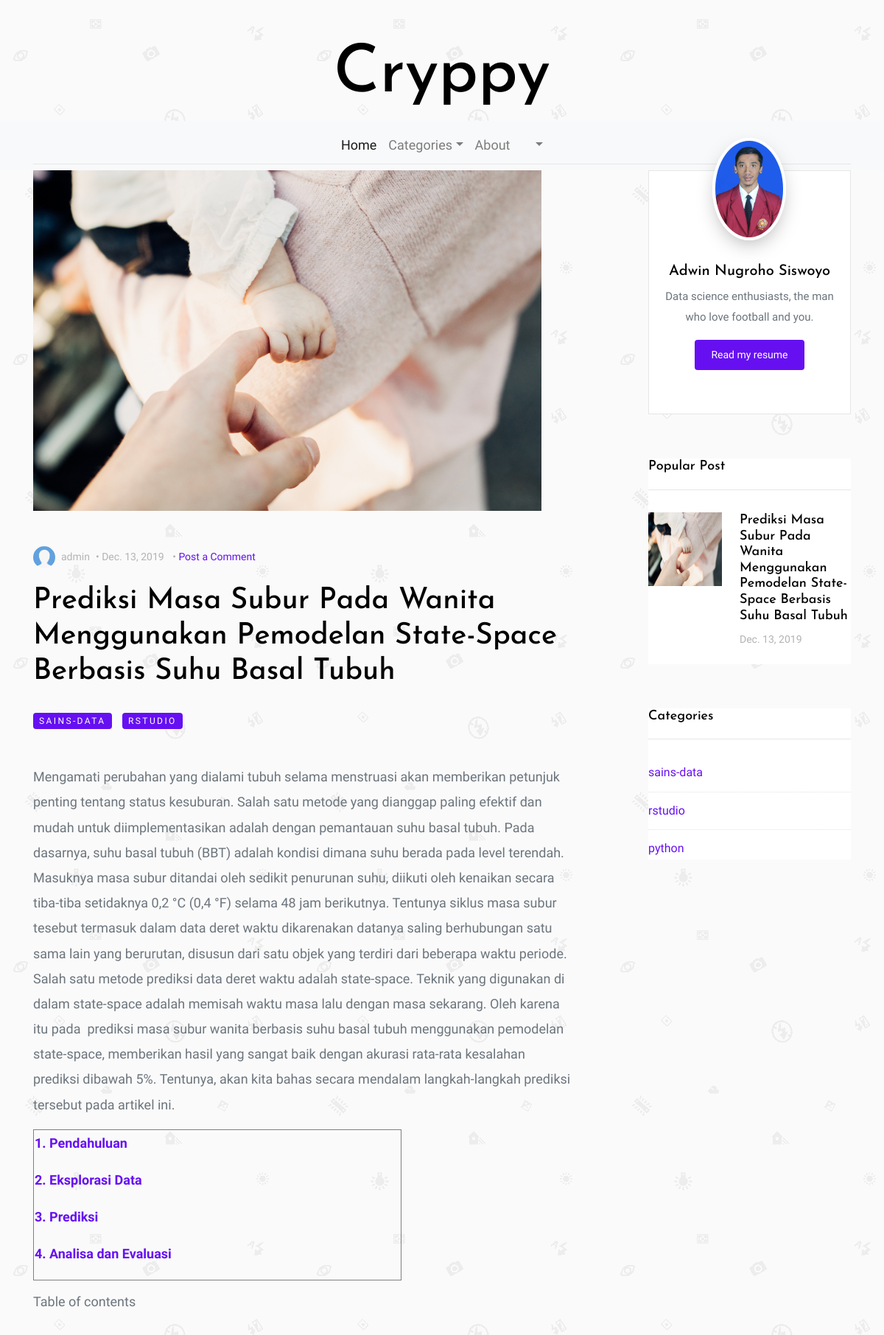
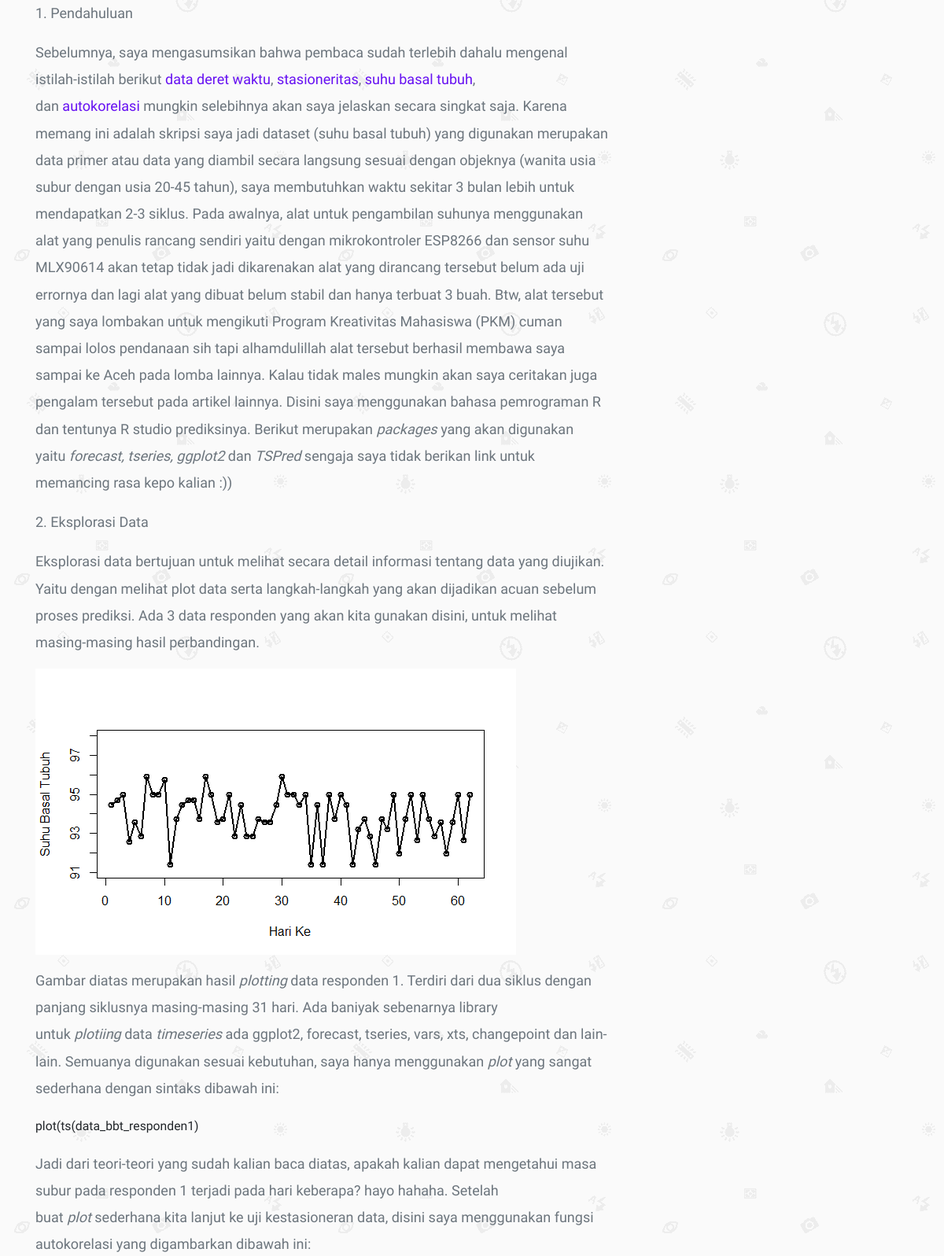
The page /article/detail/prediksi-masa-subur-pada-wanita-menggunakan-pemodelan-state-space-berbasis-suhu-basal-tubuh (upper part) on the database its author committed (2 pictures, top to bottom).
### article/models.py (models this page shows, shortened)
class Article(models.Model):
    title           = models.CharField(max_length=255, unique=True)
    overview        = models.TextField()
    content         = RichTextUploadingField()
    timestamp       = models.DateTimeField(auto_now_add=True)
    comment_count   = models.IntegerField(default=0)
    author          = models.ForeignKey(Author, on_delete=models.CASCADE)
    thumbnail       = models.ImageField(null=True, blank=True)
    categories      = models.ManyToManyField(Category)
    slug            = models.SlugField(blank=True, editable=False)

class Author(models.Model):
    user            = models.OneToOneField(User, on_delete=models.CASCADE)

class Category(models.Model):
    title = models.CharField(max_length=20)
    def __str__(self):
        return "{}".format(self.title)

### article/views.py (the view)
# urls.py: re_path(r'^detail/(?P<slugInput>[\w-]+)', detailView, name='detail'),
def detailView(request, slugInput):
    articles            = Article.objects.all()
    articles_detail     = Article.objects.get(slug=slugInput)
    articles_by_comment = Article.objects.order_by('comment_count')[0:3]
    categories          = Category.objects.all()
    context             = {
        'page_title'            :'Cryppy | '+ articles_detail.title,
        'articles'              :articles,
        'articles_by_comment'   :articles_by_comment,
        'categories'            :categories,
        'articles_detail'       :articles_detail,
    }
    return render(request, 'article/detail.html', context)

### article/templates/article/detail.html (shortened to what this page needs)
{% extends 'base.html' %}
{% load static %}
{% block contents %}
<div class="row blog-entries element-animate">
    <div class="col-md-12 col-lg-8 main-content">
      {% if articles_detail.thumbnail %}
        <img src="{{articles_detail.thumbnail.url}}" alt="Image" class="img-fluid mb-5" style="width:690px;height:462px;">
      {% else %}
        <img src="{% static 'blog/images/no-image.jpeg' %}" alt="Image" class="img-fluid mb-5" style="width:690px;height:462px;">
      {% endif %}
        <div class="post-meta">
          <span class="author mr-2"><img src="{% static 'blog/images/default.png' %}" alt="Colorlib" class="mr-2">{{articles_detail.author.user}}</span>&bullet;
          <span class="mr-2">{{articles_detail.timestamp|date}}</span> &bullet;
          <a href="#disqus_thread"><span class="disqus-comment-count" data-disqus-url="http://localhost:8000/article/detail/{{articles_detail.slug}}">Post a Comment</a></span>
        </div>
        <h1 class="mb-4">{{articles_detail.title}}</h1>
        {% for cat  in articles_detail.categories.all %}
        <a class="category mb-5" href="{% url 'article:category' categoryInput=cat %}">{{cat}}</a>
        {% endfor %}
        <div class="post-content-body">
            {{articles_detail.content|safe}}
        </div>
          </div>
      <div class="col-md-12 col-lg-4 sidebar">
          <div class="sidebar-box">
            <div class="bio text-center">
              <img src="{% static 'blog/images/foto.jpg' %}" alt="Image Placeholder" class="img-fluid">
              <div class="bio-body">
                <h2>Adwin Nugroho Siswoyo</h2>
                <p>Data science enthusiasts, the man who love football and you.</p>
                <p><a href="https://adwinugroho.github.io" class="btn btn-primary btn-sm rounded">Read my resume</a></p>
                <p class="social">
                    <a href="http://www.facebook.com/adwinugroho94/" class="p-2"><span class="fa fa-facebook"></span></a>
                    <a href="http://www.twitter.com/adwinugroho/" class="p-2"><span class="fa fa-twitter"></span></a>
                    <a href="http://www.instagram.com/adwinnsiswoyo" class="p-2"><span class="fa fa-instagram"></span></a>
                    <a href="http://www.github.com/adwinugroho" class="p-2"><span class="fa fa-github"></span></a>
                    <a href="http://www.linkedin.com/in/adwin-nugroho-siswoyo" class="p-2"><span class="fa fa-linkedin"></span></a>
                  </p>
              </div>
            </div>
          </div>
          <div class="sidebar-box">
            <h3 class="heading">Popular Post</h3>
            <div class="post-entry-sidebar">
              <ul>
                  {% block list_recentpost %}
                  {% for obj in articles_by_comment %}
                    <li>
                      <a href="{% url 'article:detail' slugInput=obj.slug %}">
                        {% if obj.thumbnail %}
                          <img src="{{obj.thumbnail.url}}" alt="Image placeholder" class="mr-4" style="width:100px;height:100px;">
                        {% else %}
                          <img src="{% static 'blog/images/no-image.jpeg' %}" alt="Image placeholder" class="mr-4" style="width:100px;height:100px;">
                        {% endif %}
                        <div class="text">
                          <h4>{{obj.title}}</h4>
                        <div class="post-meta">
                          <span class="mr-2">{{obj.timestamp|date}}</span>
                        </div>
                      </div>
                    </a>
                  </li>
                  {% endfor %}
                {% endblock list_recentpost %}
              </ul>
            </div>
          </div>
          <div class="sidebar-box">
            <h3 class="heading">Categories</h3>
            {% block list_categories_sidebar %}
            <ul class="categories">
                {% for cat in categories %}
                  <li><a href="{% url 'article:category' categoryInput=cat %}">{{cat}}</a></li>
                {% endfor %}
              </ul>
            {% endblock list_categories_sidebar %}
          </div>
        </div>
      </div>
{% endblock contents %}

### static/blog/css/style.css (style rules this page uses)
body { background: #ccc url("../images/photography.png") repeat; font-family: "Inconsolata", SFMono-Regular, Menlo, Monaco, Consolas, "Liberation Mono", "Courier New", monospace; font-weight: 300; font-size: 18px; line-height: 1.9; color: #6c757d; }
a { -webkit-transition: .3s all ease; -o-transition: .3s all ease; transition: .3s all ease; text-decoration: none; }
h1, h2, h3, h4, h5 { color: #000; font-family: "Josefin Sans", -apple-system, BlinkMacSystemFont, "Segoe UI", Roboto, "Helvetica Neue", Arial, sans-serif, "Apple Color Emoji", "Segoe UI Emoji", "Segoe UI Symbol", "Noto Color Emoji"; }
.category { display: inline-block; background: #6610f2; padding: 2px 8px; line-height: 1.5; font-size: 12px; border-radius: 4px; text-transform: uppercase; color: #fff !important; margin-right: 10px; letter-spacing: .2em; }
.bio { padding: 15px; background: #fff; border: 1px solid #e6e6e6; font-weight: 400; }
.bio img { border: 4px solid #fff; -webkit-box-shadow: 0 10px 30px -10px rgba(0, 0, 0, 0.4); box-shadow: 0 10px 30px -10px rgba(0, 0, 0, 0.4); max-width: 100px; margin-top: -4em; border-radius: 50%; position: relative; margin-bottom: 30px; }
.bio h2 { font-size: 20px; }
.bio .bio-body .social a { color: #000; }
.blog-entries .post-meta { margin-bottom: 20px; font-size: 14px; color: #b3b3b3; }
.blog-entries .post-meta .author img { width: 30px; border-radius: 50%; display: inline-block; }
.btn, .form-control { outline: none; -webkit-box-shadow: none !important; box-shadow: none !important; border-radius: 0; }
.btn { -webkit-transition: .3s all ease; -o-transition: .3s all ease; transition: .3s all ease; padding: 8px 20px; }
.btn.btn-primary { color: #fff; border-width: 2px; }
.btn.btn-sm { font-size: 14px; }
.sidebar { padding-left: 5em; }
.sidebar-box { margin-bottom: 4em; font-size: 15px; width: 100%; float: left; background: #fff; }
.sidebar-box *:last-child { margin-bottom: 0; }
.sidebar-box .heading { font-size: 18px; margin-bottom: 30px; padding-bottom: 20px; border-bottom: 1px solid #e6e6e6; }
.categories, .sidelink { padding: 0; margin: 0; font-weight: 400; }
.categories li, .sidelink li { padding: 0; margin: 0; position: relative; margin-bottom: 10px; padding-bottom: 10px; border-bottom: 1px dotted #dee2e6; list-style: none; }
.categories li:last-child, .sidelink li:last-child { margin-bottom: 0; border-bottom: none; padding-bottom: 0; }
.categories li a, .sidelink li a { display: block; font-size: 16px; }
.heading { color: #000; }
.post-entry-sidebar .post-meta { font-size: 14px; color: #b3b3b3; }
.post-entry-sidebar ul { padding: 0; margin: 0; }
.post-entry-sidebar ul li { list-style: none; padding: 0 0 20px 0; margin: 0 0 20px 0; }
.post-entry-sidebar ul li a { display: table; }
.post-entry-sidebar ul li a img { width: 90px; }
.post-entry-sidebar ul li a img, .post-entry-sidebar ul li a .text { display: table-cell; vertical-align: middle; }
.post-entry-sidebar ul li a .text h4 { font-size: 18px; }
.element-animate { opacity: 0; visibility: hidden; }

### rows shown on the page
Article: thumbnail (picture), author.user "admin", timestamp "Dec. 13, 2019", title "Prediksi Masa Subur Pada Wanita Menggunakan Pemodelan State-Space Berbasis Suhu Basal Tubuh", content "Mengamati perubahan yang dialami tubuh selama menstruasi akan memberikan petunjuk penting tentang status kesuburan. Salah satu metode yang dianggap paling efektif dan mudah untuk diimplementasikan adalah dengan pemantauan suhu basal tubuh. Pada dasarnya, suhu basal tubuh (BBT) adalah kondisi dimana suhu berada pada level terendah. Masuknya masa subur ditandai oleh sedikit penurunan suhu, diikuti oleh kenaikan secara tiba-tiba setidaknya 0,2 °C (0,4 °F) selama 48 jam berikutnya. Tentunya siklus masa subur tesebut termasuk dalam data deret waktu dikarenakan datanya saling berhubungan satu sama lain yang berurutan, disusun dari satu objek yang terdiri dari beberapa waktu periode. Salah satu…", content (picture)
Category: title "SAINS-DATA", title "sains-data"
Category: title "RSTUDIO", title "rstudio"
Category: title "python"
